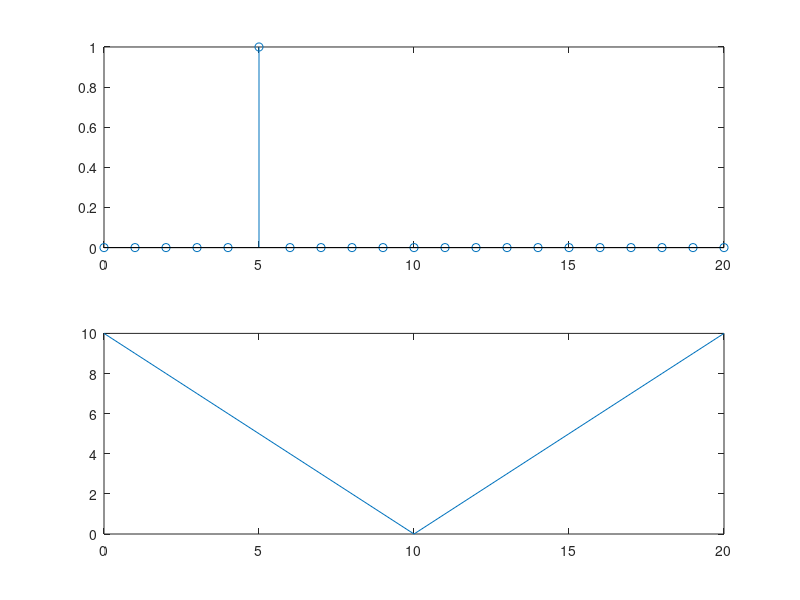

MATLAB code for this plot:
%a
x=[0,0,0,0,0,1,0,0,0,0,0,0,0,0,0,0,0,0,0,0,0];
a=0:20;
b=-5:15;
subplot(2,1,1);
stem(a,x); %se reprezinta grafic x in functie de a
subplot(2,1,2);
stem(b,x);

%b
t=abs(10-a);
plot(a,t); 